Frame 1 (no input): blank canvas, image omitted
Frame 60 (the mouse pressed at the canvas centre just before this capture): blank canvas, image omitted
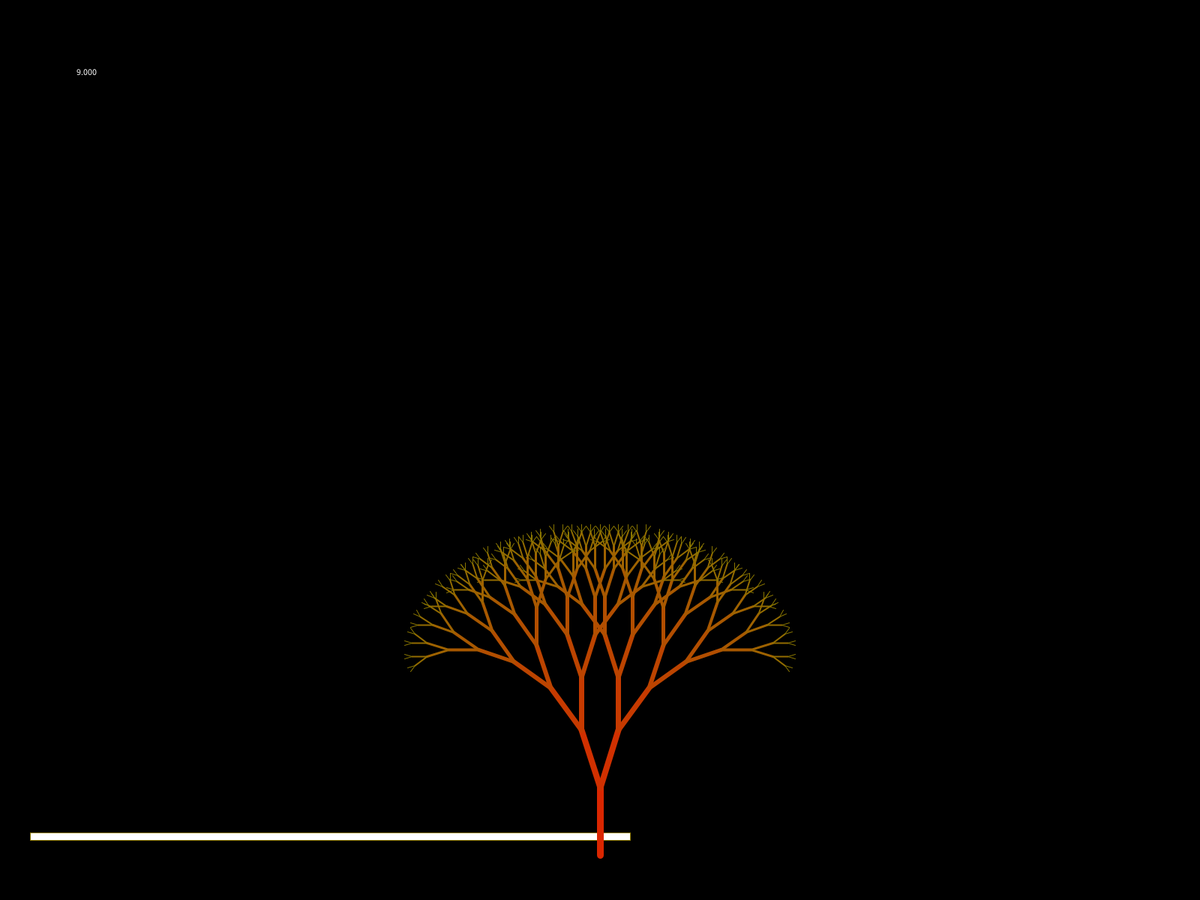
Frame 120 (the mouse held since frame 60 and released just before this capture)

The Processing sketch whose frames 1 and 60 were blank and that drew this single picture after the mouse press (run headless with seeded random() and noise(); from frame 60 on, the mouse is pressed at the canvas centre):

// Processing sketch: terribleloop
// ── terribleloop.pde
void setup() {
  fullScreen();
  stroke(255,255,255,100);
  fill(255);
}
void drawAxis() {
  stroke(0,255,0);
  line(0,height/2,width,height/2);
  stroke(255,0,0);
  line(width/2,0,width/2,height);

  stroke(255,255,255,100);
}
float oset =.1;
void draw() {
  background(0);
  
  rect(40,height-90,map(mouseX,0,width,40,width-40),10);
  //drawAxis();
  
  text(1+oset,100,100);
  translate(width/2,height-(height/20));
  //ellipse(0,0,50,50);
  //for (float i=oset;i<(PI*2)+oset;i+=.01){
    //pushMatrix();
    //f(i);
    //popMatrix();
  //}
  pushMatrix();
 rotate(PI);
  tree(1+oset,10);
  popMatrix();
  oset=float(mouseX)/100;
}

// ── funcs.pde
void f(float x) {
  rotate(x);
  float len=(width/8)+(sin(cos(x))*(width/8));
  line(0,0,len,0);
}
float lm(float x,float l){
  if (x>l)return l;
  return x;
}
void tree(float i,float len) {
  if (i<=.5)return;
  strokeWeight(i);
  
  stroke(
    128+lm(i*10,128),
    128-lm(i*10,128),
    0
  );
  line(0,0,0,(i*len));
  
  pushMatrix();
  translate(0,(i*len));
  rotate(PI/10);
  tree(
    i-1,
    len
  );
  popMatrix();
  
  pushMatrix();
  
  translate(0,(i*len));
  rotate(-(PI/10));
  tree(
    i-1,
    len
  );
  popMatrix();
}
